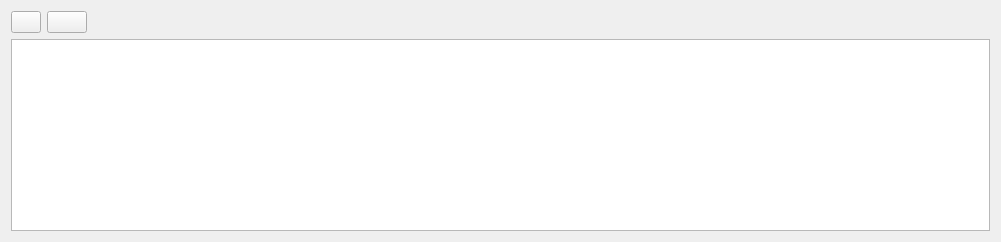
         <widget class="QWidget" name="tab_2">
          <attribute name="title">
           <string>Líneas Presupuesto</string>
          </attribute>
          <layout class="QGridLayout" name="gridLayout_3">
           <item row="0" column="2">
            <spacer name="horizontalSpacer_2">
             <property name="orientation">
              <enum>Qt::Horizontal</enum>
             </property>
             <property name="sizeHint" stdset="0">
              <size>
               <width>897</width>
               <height>20</height>
              </size>
             </property>
            </spacer>
           </item>
           <item row="0" column="0">
            <widget class="QPushButton" name="btnAnadirLinea">
             <property name="maximumSize">
              <size>
               <width>30</width>
               <height>16777215</height>
              </size>
             </property>
             <property name="toolTip">
              <string>Añadir línea con los datos cargados</string>
             </property>
             <property name="text">
              <string/>
             </property>
             <property name="icon">
              <iconset resource="../maya.qrc">
               <normaloff>:/Icons/PNG/add.png</normaloff>:/Icons/PNG/add.png</iconset>
             </property>
            </widget>
           </item>
           <item row="0" column="1">
            <widget class="QPushButton" name="btn_borrarLinea">
             <property name="text">
              <string/>
             </property>
             <property name="icon">
              <iconset resource="../maya.qrc">
               <normaloff>:/Icons/PNG/Delete.png</normaloff>:/Icons/PNG/Delete.png</iconset>
             </property>
            </widget>
           </item>
           <item row="1" column="0" colspan="3">
            <widget class="QTableView" name="Lineas">
             <property name="alternatingRowColors">
              <bool>true</bool>
             </property>
             <property name="selectionMode">
              <enum>QAbstractItemView::SingleSelection</enum>
             </property>
             <property name="selectionBehavior">
              <enum>QAbstractItemView::SelectRows</enum>
             </property>
             <property name="gridStyle">
              <enum>Qt::DotLine</enum>
             </property>
             <property name="cornerButtonEnabled">
              <bool>false</bool>
             </property>
            </widget>
           </item>
          </layout>
         </widget>
